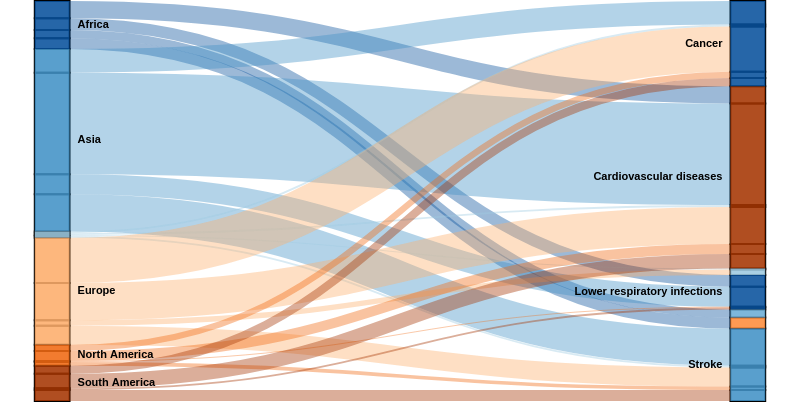

The specification (Vega-Lite) saved for this image:
### Vega specification from a JSON file in a GitHub repository (floating-point values rounded to 4 significant figures)
{"$schema": "https://vega.github.io/schema/vega/v5.0.json", "width": 800, "height": 400, "data": [{"name": "rawData", "values": {"aggregations": {"table": {"buckets": [{"key": {"stk1": "Africa", "stk2": "Cardiovascular diseases"}, "doc_count": 1900000, "col": "#2171b5"}, {"key": {"stk1": "Africa", "stk2": "Lower respiratory infections"}, "doc_count": 1300000, "col": "#9ecae1"}, {"key": {"stk1": "Africa", "stk2": "Neonatal conditions"}, "doc_count": 1200000, "col": "#fc9272"}, {"key": {"stk1": "Africa", "stk2": "Malaria"}, "doc_count": 900000, "col": "#cb181d"}, {"key": {"stk1": "Asia", "stk2": "Cardiovascular diseases"}, "doc_count": 11200000, "col": "#2171b5"}, {"key": {"stk1": "Asia", "stk2": "Lower respiratory infections"}, "doc_count": 2200000, "col": "#9ecae1"}, {"key": {"stk1": "Asia", "stk2": "Cancer"}, "doc_count": 2600000, "col": "#fc9272"}, {"key": {"stk1": "Asia", "stk2": "Stroke"}, "doc_count": 4100000, "col": "#cb181d"}, {"key": {"stk1": "Australia", "stk2": "Cardiovascular diseases"}, "doc_count": 200000, "col": "#cb181d"}, {"key": {"stk1": "Australia", "stk2": "Chronic obstructive pulmonary disease"}, "doc_count": 100000, "col": "#cb181d"}, {"key": {"stk1": "Australia", "stk2": "Cancer"}, "doc_count": 200000, "col": "#fc9272"}, {"key": {"stk1": "Australia", "stk2": "Stroke"}, "doc_count": 200000, "col": "#cb181d"}, {"key": {"stk1": "Europe", "stk2": "Cardiovascular diseases"}, "doc_count": 4100000, "col": "#cb181d"}, {"key": {"stk1": "Europe", "stk2": "Chronic obstructive pulmonary disease"}, "doc_count": 600000, "col": "#cb181d"}, {"key": {"stk1": "Europe", "stk2": "Cancer"}, "doc_count": 5000000, "col": "#fc9272"}, {"key": {"stk1": "Europe", "stk2": "Stroke"}, "doc_count": 2100000, "col": "#cb181d"}, {"key": {"stk1": "North America", "stk2": "Cardiovascular diseases"}, "doc_count": 1100000, "col": "#cb181d"}, {"key": {"stk1": "North America", "stk2": "Lower respiratory infections"}, "doc_count": 100000, "col": "#cb181d"}, {"key": {"stk1": "North America", "stk2": "Cancer"}, "doc_count": 700000, "col": "#fc9272"}, {"key": {"stk1": "North America", "stk2": "Stroke"}, "doc_count": 400000, "col": "#cb181d"}, {"key": {"stk1": "South America", "stk2": "Cardiovascular diseases"}, "doc_count": 1600000, "col": "#cb181d"}, {"key": {"stk1": "South America", "stk2": "Lower respiratory infections"}, "doc_count": 200000, "col": "#cb181d"}, {"key": {"stk1": "South America", "stk2": "Cancer"}, "doc_count": 900000, "col": "#fc9272"}, {"key": {"stk1": "South America", "stk2": "Stroke"}, "doc_count": 1200000, "col": "#cb181d"}]}}}, "format": {"property": "aggregations.table.buckets"}, "transform": [{"type": "formula", "expr": "datum.key.stk1", "as": "stk1"}, {"type": "formula", "expr": "datum.key.stk2", "as": "stk2"}, {"type": "formula", "expr": "datum.doc_count", "as": "size"}]}, {"name": "nodes", "source": "rawData", "transform": [{"type": "filter", "expr": "!groupSelector || groupSelector.stk1 == datum.stk1 || groupSelector.stk2 == datum.stk2"}, {"type": "formula", "expr": "datum.stk1+datum.stk2", "as": "key"}, {"type": "fold", "fields": ["stk1", "stk2"], "as": ["stack", "grpId"]}, {"type": "formula", "expr": "datum.stack == 'stk1' ? datum.stk1+datum.stk2 : datum.stk2+datum.stk1", "as": "sortField"}, {"type": "stack", "groupby": ["stack"], "sort": {"field": "sortField", "order": "descending"}, "field": "size"}, {"type": "formula", "expr": "(datum.y0+datum.y1)/2", "as": "yc"}]}, {"name": "groups", "source": "nodes", "transform": [{"type": "aggregate", "groupby": ["stack", "grpId"], "fields": ["size"], "ops": ["sum"], "as": ["total"]}, {"type": "stack", "groupby": ["stack"], "sort": {"field": "grpId", "order": "descending"}, "field": "total"}, {"type": "formula", "expr": "scale('y', datum.y0)", "as": "scaledY0"}, {"type": "formula", "expr": "scale('y', datum.y1)", "as": "scaledY1"}, {"type": "formula", "expr": "datum.stack == 'stk1'", "as": "rightLabel"}, {"type": "formula", "expr": "datum.total/domain('y')[1]", "as": "percentage"}]}, {"name": "destinationNodes", "source": "nodes", "transform": [{"type": "filter", "expr": "datum.stack == 'stk2'"}]}, {"name": "edges", "source": "nodes", "transform": [{"type": "filter", "expr": "datum.stack == 'stk1'"}, {"type": "lookup", "from": "destinationNodes", "key": "key", "fields": ["key"], "as": ["target"]}, {"type": "linkpath", "orient": "horizontal", "shape": "diagonal", "sourceY": {"expr": "scale('y', datum.yc)"}, "sourceX": {"expr": "scale('x', 'stk1') + bandwidth('x')"}, "targetY": {"expr": "scale('y', datum.target.yc)"}, "targetX": {"expr": "scale('x', 'stk2')"}}, {"type": "formula", "expr": "range('y')[0]-scale('y', datum.size)", "as": "strokeWidth"}, {"type": "formula", "expr": "datum.size/domain('y')[1]", "as": "percentage"}]}], "scales": [{"name": "x", "type": "band", "range": "width", "domain": ["stk1", "stk2"], "paddingOuter": 0.05, "paddingInner": 0.95}, {"name": "y", "type": "linear", "range": "height", "domain": {"data": "nodes", "field": "y1"}}, {"name": "color", "type": "ordinal", "range": ["#08519c", "#4292c6", "#9ecae1", "#fdae6b", "#f16913", "#a63603", "#a63603", "#08519c", "#fd8d3c", "#6baed6"], "domain": {"data": "rawData", "fields": ["stk1", "stk2"]}}, {"name": "stackNames", "type": "ordinal", "range": ["Source", "Destination"], "domain": ["stk1", "stk2"]}], "axes": [{"orient": "bottom", "scale": "x", "labels": false, "encode": {"labels": {"update": {"text": {"scale": "stackNames", "field": "value"}}}}, "domain": false, "ticks": false}, {"orient": "left", "scale": "y", "labels": false, "domain": false, "ticks": false}], "marks": [{"type": "rect", "from": {"data": "nodes"}, "encode": {"enter": {"stroke": {"value": "#000"}, "strokeWidth": {"value": 2}, "width": {"scale": "x", "band": 1}, "x": {"scale": "x", "field": "stack"}, "y": {"field": "y0", "scale": "y"}, "y2": {"field": "y1", "scale": "y"}}}}, {"type": "path", "name": "edgeMark", "from": {"data": "edges"}, "clip": true, "encode": {"update": {"stroke": [{"test": "groupSelector && groupSelector.stack=='stk1'", "scale": "color", "field": "stk2"}, {"scale": "color", "field": "stk1"}], "strokeWidth": {"field": "strokeWidth"}, "path": {"field": "path"}, "strokeOpacity": {"signal": "!groupSelector && (groupHover.stk1 == datum.stk1 || groupHover.stk2 == datum.stk2) ? 0.9 : 0.4"}, "zindex": {"signal": "!groupSelector && (groupHover.stk1 == datum.stk1 || groupHover.stk2 == datum.stk2) ? 1 : 0"}, "tooltip": {"signal": "datum.stk1 + ' → ' + datum.stk2 + '    ' + format(datum.size, ',.0f') + '   (' + format(datum.percentage, '.1%') + ')'"}}, "hover": {"strokeOpacity": {"value": 1}}}}, {"type": "rect", "name": "groupMark", "from": {"data": "groups"}, "encode": {"enter": {"fill": {"scale": "color", "field": "grpId"}, "width": {"scale": "x", "band": 1}}, "update": {"x": {"scale": "x", "field": "stack"}, "y": {"field": "scaledY0"}, "y2": {"field": "scaledY1"}, "fillOpacity": {"value": 0.88}, "tooltip": {"signal": "datum.grpId + '   ' + format(datum.total, ',.0f') + '   (' + format(datum.percentage, '.1%') + ')'"}}, "hover": {"fillOpacity": {"value": 1}}}}, {"type": "text", "from": {"data": "groups"}, "interactive": false, "encode": {"update": {"x": {"signal": "scale('x', datum.stack) + (datum.rightLabel ? bandwidth('x') + 8 : -8)"}, "yc": {"signal": "(datum.scaledY0 + datum.scaledY1)/2"}, "align": {"signal": "datum.rightLabel ? 'left' : 'right'"}, "baseline": {"value": "middle"}, "fontWeight": {"value": "bold"}, "text": {"signal": "abs(datum.scaledY0-datum.scaledY1) > 13 ? datum.grpId : ''"}}}}, {"type": "group", "data": [{"name": "dataForShowAll", "values": [{}], "transform": [{"type": "filter", "expr": "groupSelector"}]}], "encode": {"enter": {"xc": {"signal": "width/2"}, "y": {"value": 30}, "width": {"value": 80}, "height": {"value": 30}}}, "marks": [{"type": "group", "name": "groupReset", "from": {"data": "dataForShowAll"}, "encode": {"enter": {"cornerRadius": {"value": 6}, "fill": {"value": "#f5f5f5"}, "stroke": {"value": "#c1c1c1"}, "strokeWidth": {"value": 2}, "height": {"field": {"group": "height"}}, "width": {"field": {"group": "width"}}}, "update": {"opacity": {"value": 1}}, "hover": {"opacity": {"value": 0.7}}}, "marks": [{"type": "text", "interactive": false, "encode": {"enter": {"xc": {"field": {"group": "width"}, "mult": 0.5}, "yc": {"field": {"group": "height"}, "mult": 0.5, "offset": 2}, "align": {"value": "center"}, "baseline": {"value": "middle"}, "fontWeight": {"value": "bold"}, "text": {"value": "Show All"}}}}]}]}], "signals": [{"name": "groupHover", "value": {}, "on": [{"events": "@groupMark:mouseover", "update": "{stk1:datum.stack=='stk1' && datum.grpId, stk2:datum.stack=='stk2' && datum.grpId}"}, {"events": "mouseout", "update": "{}"}]}, {"name": "groupSelector", "value": false, "on": [{"events": "@groupMark:click!", "update": "{stack:datum.stack, stk1:datum.stack=='stk1' && datum.grpId, stk2:datum.stack=='stk2' && datum.grpId}"}, {"events": [{"type": "click", "markname": "groupReset"}, {"type": "dblclick"}], "update": "false"}]}]}
